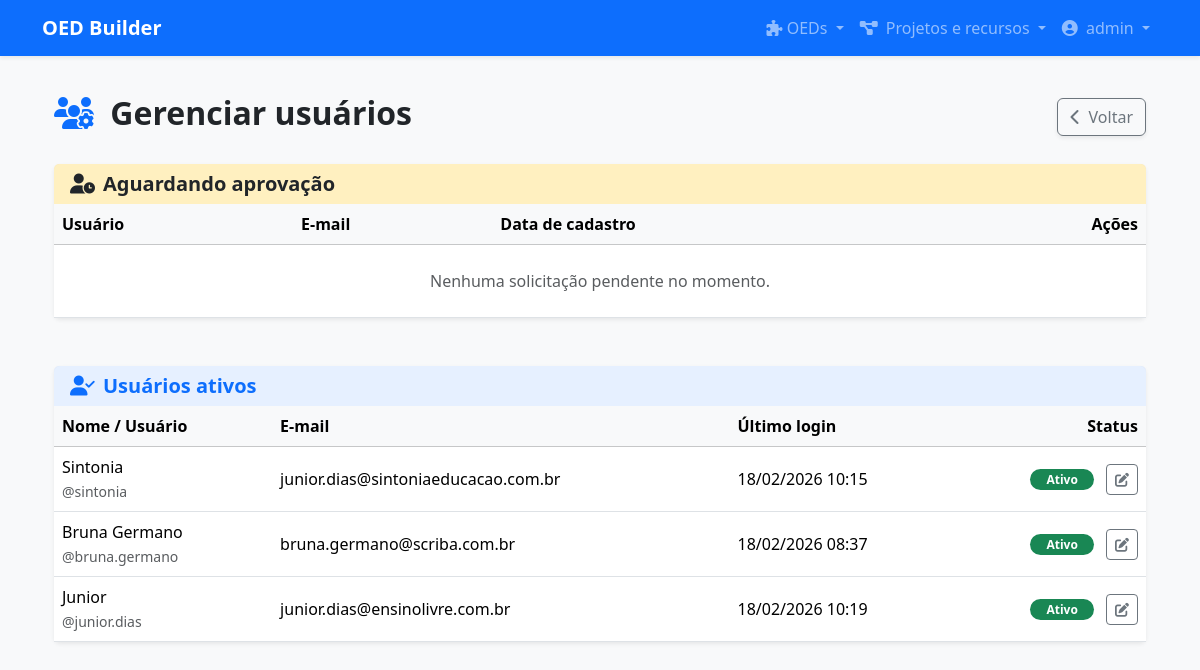
The page /accounts/gerenciar/todos/ (signed in) on the database as committed earlier.
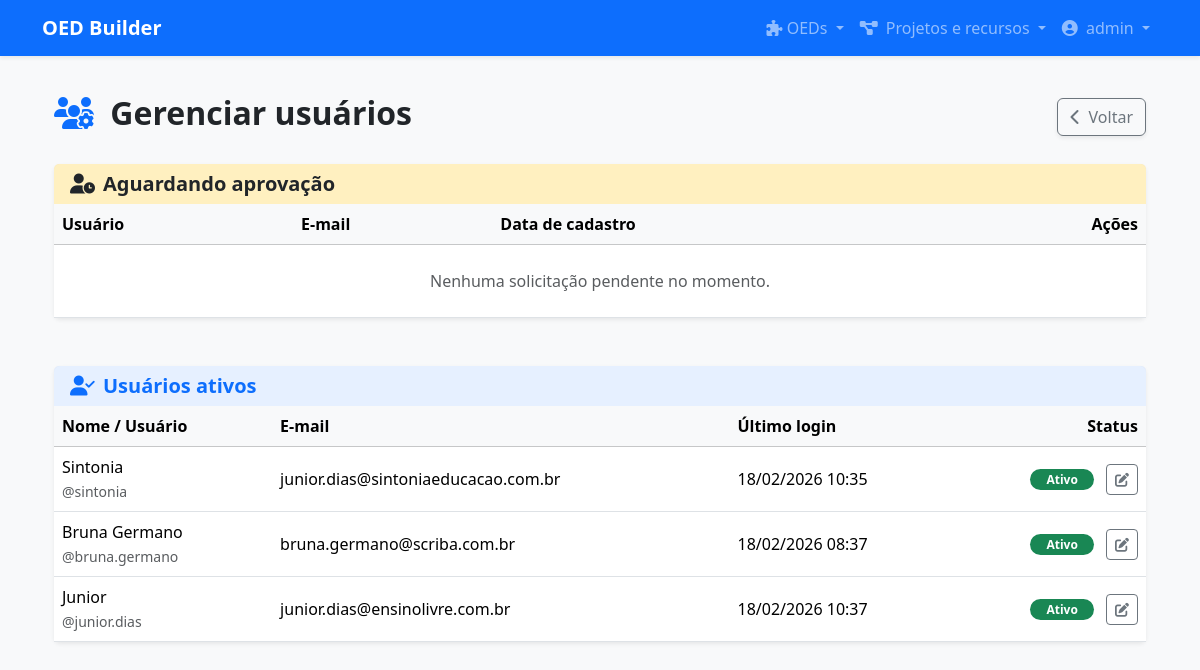
The same page on the database as committed later.
### usuarios/models.py (models this page shows, shortened)
class Usuario(AbstractUser):
    email = models.EmailField('E-mail', unique=True) # Torna o e-mail obrigatório e único
    aprovado = models.BooleanField('Aprovado pelo Coordenador', default=False)

### usuarios/views.py (the view)
# urls.py: path('gerenciar/todos/', views.UsuarioListarTodosView.as_view(), name='gerenciar_usuarios_todos'),
class UsuarioListarTodosView(ComumInternoRequiredMixin, TemplateView):
    template_name = 'usuario_gerenciamento_todos.html'
    def get_context_data(self, **kwargs):
        context = super().get_context_data(**kwargs)
        base = User.objects.exclude(groups__name='Administrador') \
                           .filter(is_superuser=False) \
                           .order_by('-date_joined')
        context['usuarios_ativos'] = base.filter(is_active=True)
        context['usuarios_pendentes'] = base.filter(is_active=False)
        return context

### usuarios/views.py (called while the page is built)
    def test_func(self):
        return (
            self.request.user.groups.filter(name='Coordenador').exists() or
            self.request.user.groups.filter(name='Comum interno').exists() or
            self.request.user.is_superuser
        )

### usuarios/templates/usuario_gerenciamento_todos.html (shortened to what this page needs)
{% extends "base.html" %}
{% block content %}
<div class="container mt-4">
    <div class="d-flex justify-content-between align-items-center mb-4">
        <h2 class="fw-bold"><i class="fas fa-users-cog me-2 text-primary"></i> Gerenciar usuários</h2>
        <a href="{% url 'configuracoes' %}" class="btn btn-outline-secondary shadow-sm">
            <i class="fas fa-chevron-left me-1"></i> Voltar
        </a>
    </div>
    <div class="card shadow-sm border-0 mb-5">
        <div class="card-header bg-warning bg-opacity-25 border-bottom-0">
            <h5 class="mb-0 text-dark fw-bold"><i class="fas fa-user-clock me-2"></i>Aguardando aprovação</h5>
        </div>
        <div class="table-responsive">
            <table class="table table-hover align-middle mb-0">
                <thead class="table-light">
                    <tr>
                        <th>Usuário</th>
                        <th>E-mail</th>
                        <th>Data de cadastro</th>
                        <th class="text-end">Ações</th>
                    </tr>
                </thead>
                <tbody>
                    {% for usuario in usuarios_pendentes %}
                    <tr>
                        <td><strong>{{ usuario.username }}</strong></td>
                        <td>{{ usuario.email }}</td>
                        <td>{{ usuario.date_joined|date:"d/m/Y H:i" }}</td>
                        <td class="text-end">
                            <a href="{% url 'aprovar_usuario' usuario.pk %}" class="btn btn-sm btn-success px-3">
                                <i class="fas fa-check me-1"></i> Analisar e aprovar
                            </a>
                        </td>
                    </tr>
                    {% empty %}
                    <tr>
                        <td colspan="4" class="text-center py-4 text-muted italic">Nenhuma solicitação pendente no momento.</td>
                    </tr>
                    {% endfor %}
                </tbody>
            </table>
        </div>
    </div>
    <div class="card shadow-sm border-0">
        <div class="card-header bg-primary bg-opacity-10 border-bottom-0">
            <h5 class="mb-0 text-primary fw-bold"><i class="fas fa-user-check me-2"></i>Usuários ativos</h5>
        </div>
        <div class="table-responsive">
            <table class="table table-hover align-middle mb-0">
                <thead class="table-light">
                    <tr>
                        <th>Nome / Usuário</th>
                        <th>E-mail</th>
                        <th>Último login</th>
                        <th class="text-end">Status</th>
                    </tr>
                </thead>
                <tbody>
                    {% for usuario in usuarios_ativos %}
                    <tr>
                        <td>
                            <div>{{ usuario.get_full_name|default:usuario.username }}</div>
                            <small class="text-muted">@{{ usuario.username }}</small>
                        </td>
                        <td>{{ usuario.email }}</td>
                        <td>{{ usuario.last_login|date:"d/m/Y H:i"|default:"---" }}</td>
                        <td class="text-end">
                            <span class="badge rounded-pill bg-success px-3">Ativo</span>
                            <a href="{% url 'aprovar_usuario' usuario.pk %}" class="btn btn-sm btn-outline-secondary ms-2" title="Editar Status">
                                <i class="fas fa-edit"></i>
                            </a>
                        </td>
                    </tr>
                    {% endfor %}
                </tbody>
            </table>
        </div>
    </div>
</div>
{% endblock %}

Rows that differ between the two databases and show on the page:
changed Usuario "Sintonia": last_login "18/02/2026 10:15" → "18/02/2026 10:35"
changed Usuario "Junior": last_login "18/02/2026 10:19" → "18/02/2026 10:37"
